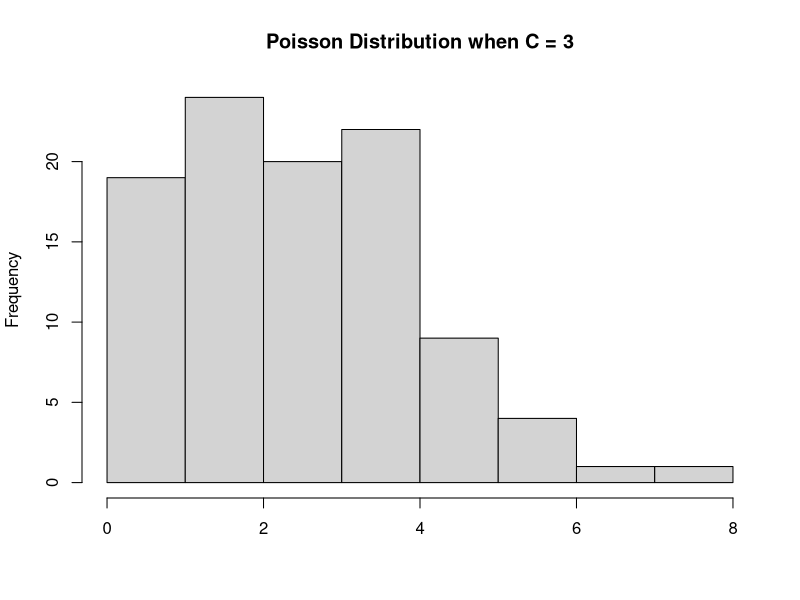

Write the R code that produced this figure.
## ---- chunk 1
knitr::opts_chunk$set(echo=T,include=T,warning=F,message=F,tidy=F)
## ---- chunk 2
set.seed(123)
ps <- rpois(100,lambda=3)
hist(ps,main="Poisson Distribution when C = 3",xlab="")
